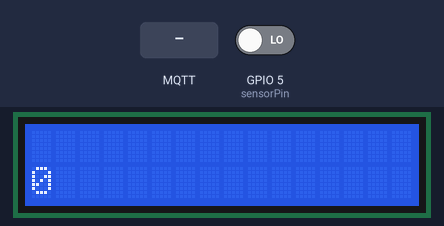
A sketch run on a simulated ESP32. Parts: 16×2 character LCD. The inputs (shaded band) are chosen by the test bench; at power-on: GPIO 5 (sensorPin) LOW. WiFi joins after 1.5 s; servers stay silent unless stated; the local clock reads 2024-03-15 10:24:30 at power-on unless the sketch sets it; random numbers use the default seed unless the sketch sets one; EEPROM starts erased; no MQTT or app messages arrive unless stated; what the sketch prints to the serial monitor is not drawn.

Above: at 1.8 s.
1.9 s: GPIO 5 (sensorPin) driven HIGH
At 3.1 s:
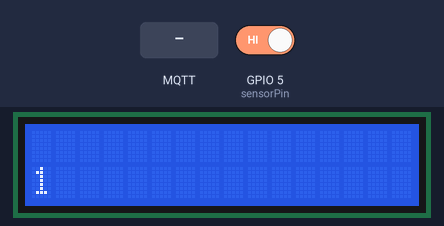
3.4 s: MQTT message "1" arrives on the first subscribed topic
4.9 s: MQTT message "on" arrives on the first subscribed topic
Timing chart, 0 to 7.9 s (numbered marks = the images above; inputs shaded):
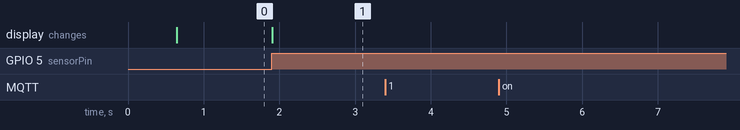

The sketch:

esp32_elan_code_prefrences_multithreaded.ino
```cpp
#ifdef ESP8266
 #include <ESP8266WiFi.h>
 #else
 #include <WiFi.h>
#endif

//#include "DHTesp.h"
#include <ArduinoJson.h>
#include<SPI.h>
#include<Wire.h>
#include <PubSubClient.h>
#include <WiFiClientSecure.h>
#include <LiquidCrystal_I2C.h>
// #include <NTPClient.h>
// #include <WiFiUdp.h>
#include<Preferences.h>
#include<time.h>


#define SCREEN_WIDTH 128 // OLED display width, in pixels
#define SCREEN_HEIGHT 64 // OLED display height, in pixels


/**** LED Settings *******/
// WiFiUDP ntpUDP;
// NTPClient timeClient(ntpUDP, "pool.ntp.org");
// const int led = 2;
const long utcOffsetInSeconds = 19800; // UTC offset for Indian Standard Time (IST) in seconds (5 hours + 30 minutes)

//Set LED pin as GPIO5
/****** WiFi Connection Details *******/
// const char* ssid = "";
// const char* password = "";
// const char* backupSsid = "ankit" ;
// const char* backupPassword = "anki1234";

String ssid = "";
String password = "";
const char* backupSsid = "ankit" ;
const char* backupPassword = "anki1234";

unsigned int count;
unsigned int mqqtLastCount = 0;
unsigned int nvsLastCount = 0;

// unsigned long epochTime;

int sensorPin = 5;

String company = "XYZ";
String machineSiteId = "HDR-01";


const char* machineTopic = "PMP_data_test_HDR-01";
const char* configWiFiTopicPrecede = "config/update/wifi/";
const char* configMqttTopicPrecede = "config/update/mqtt/";
const char* configCompanyTopicPrecede = "config/update/company/";
const char* configResetCounter = "config/update/counter/";
const char* publishMsgTopicPrecede = "message/";

String resultMqttTopic = "";
String resultWiFiTopic = "";
String resultCompanyTopic = "";
String resultPublishTopic = "";
String resultCounterResetTopic = "";

const char* wifiStatus = "WiFi NA";

String deviceId = "";


Preferences preferences;


LiquidCrystal_I2C lcd(0x27,16,2);  // set the LCD address to 0x27 for a 16 chars and 2 line display

/******* MQTT Broker Connection Details *******/
const char* mqtt_server = " d08900cfdef5463098201f44a1532917.s2.eu.hivemq.cloud";
const char* mqtt_username = "ankit";
const char* mqtt_password = "Ankit@123";
const int mqtt_port =8883;

WiFiClientSecure espClient;

/**** Time NTP CLient *****/
const char* ntpServer = "pool.ntp.org";
const long  gmtOffset_sec = 19800;
const int   daylightOffset_sec = 0;
struct tm timeinfo;

const unsigned long interval = 60000;  // 1 minute in milliseconds
unsigned long lastMinuteMillis = 0; // Time of the last minute
int count1=0;
int feed=0;
unsigned long last_mqtt_send_time = 0;

/**** MQTT Client Initialisation Using WiFi Connection *****/
PubSubClient client(espClient);

int lastSensorValue = LOW;

#define MQTT_KEEP_ALIVE_INTERVAL 86400 // 24 hours
const unsigned long mqtt_send_interval = 5000;

DynamicJsonDocument doc(1024);


void setup_wifi() {
  delay(10);

  ssid = preferences.getString("SSID",backupSsid);
  password = preferences.getString("PASSWORD",backupPassword);

  bool usingBackup = false; // Flag to check if backup password is being used

  if (ssid == backupSsid && password == backupPassword) {
    usingBackup = true;
  }


  WiFi.mode(WIFI_STA);
  WiFi.begin(ssid.c_str(), password.c_str());

  if (WiFi.status() != WL_CONNECTED) {
    delay(500);
    wifiStatus = "WiFi NA";
    Serial.println("WiFi NA.........");
  }

  randomSeed(micros());
  if(WiFi.status() == WL_CONNECTED){
    Serial.println("\nWiFi connected IP address: ");
    Serial.print("\nConnecting to ");
    Serial.println(ssid+"...   "+password);
    wifiStatus = "WiFi Conn..";
    Serial.println(WiFi.localIP());
    if (usingBackup) {
    Serial.println("Connected using backup SSID and password");
    } else {
      Serial.println("Connected using stored SSID and password");
    }
  }

}
void reconnect() {
  // Loop until we're reconnected
  if (!client.connected()) {
    Serial.println("Attempting MQTT connection...");
    String clientId = "MQTT_FX_Client";   // Create a random client ID
    clientId += String(random(0xffff), HEX);
    // Attempt to connect
    if (client.connect(clientId.c_str(), mqtt_username, mqtt_password)) {
      Serial.println("connected to Mqtt");

      client.subscribe(configMqttTopicPrecede);
      client.subscribe(configWiFiTopicPrecede);
      client.subscribe(configResetCounter);
      // break;

    } else {
      Serial.print("failed, rc=");
      Serial.print(client.state());
      Serial.println(" try again in 5 seconds");   // Wait 5 seconds before retrying
      delay(5000);
    }
  }
}
void callback(char* topic, byte* payload, unsigned int length) {
  String incommingMessage = "";
  for (int i = 0; i < length; i++) incommingMessage+=(char)payload[i];

  Serial.println("Message arrived ["+String(topic)+"]"+incommingMessage);

  if(String(topic) == resultWiFiTopic){
    DynamicJsonDocument wifidoc(1024);
    deserializeJson(wifidoc, incommingMessage);
    ssid = wifidoc["ssid"].as<String>();
    password = wifidoc["password"].as<String>();
    preferences.putString("SSID", ssid);
    preferences.putString("PASSWORD", password);
    setup_wifi();
  }

  else if(String(topic) == resultMqttTopic){
    DynamicJsonDocument mqttdoc(1024);
    deserializeJson(doc, incommingMessage);
    mqtt_server = mqttdoc["mqttServer"];
    mqtt_username = mqttdoc["mqttUsername"];
    mqtt_password = mqttdoc["mqttPassword"];
    reconnect();

  }

  else if(String(topic) == resultCounterResetTopic){
    count = 0;
    preferences.putUInt("counter", count);
  }
}
void publishMessage(const char* topic, String payload , boolean retained){
  if(!client.connected())
    reconnect();
  if (client.publish(topic, payload.c_str(), true))
      Serial.println("Message publised ["+String(topic)+"]: "+payload);
}
void setup() {

  Serial.begin(115200);
  preferences.begin("my-app", false);   // initialize perfernces
  while (!Serial) delay(1);
  setup_wifi();

  deviceId = WiFi.macAddress();

  resultMqttTopic  = String(configMqttTopicPrecede) + deviceId;
  resultWiFiTopic = String(configWiFiTopicPrecede) + deviceId;
  resultCompanyTopic = String(configCompanyTopicPrecede) + deviceId;
  resultPublishTopic = String(publishMsgTopicPrecede) + company + "/" + deviceId;
  resultCounterResetTopic = String(configResetCounter) +  deviceId;


  configMqttTopicPrecede = resultMqttTopic.c_str();
  configWiFiTopicPrecede = resultWiFiTopic.c_str();
  configCompanyTopicPrecede = resultCompanyTopic.c_str();
  publishMsgTopicPrecede = resultPublishTopic.c_str();
  configResetCounter = resultCounterResetTopic.c_str();


  Serial.println(configMqttTopicPrecede);
  Serial.println(configWiFiTopicPrecede);
  Serial.println(configCompanyTopicPrecede);
  Serial.println(publishMsgTopicPrecede);


  configTime(gmtOffset_sec, daylightOffset_sec, ntpServer); //configure time


  espClient.setInsecure();

  client.setServer(mqtt_server, mqtt_port);
  client.setCallback(callback);
  client.setKeepAlive(MQTT_KEEP_ALIVE_INTERVAL);
  reconnect();

  count = 0 ;

  lcd.init();                      // initialize the lcd
  // Print a message to the LCD.
  lcd.backlight();
  lcd.setCursor(0,0);
  // lcd.print(machineSiteId);

  xTaskCreatePinnedToCore(
      publishMqttMessage, // Task function
      "publishMqttMessage", // Task name
      10000, // Stack size
      NULL, // Task parameters (pointer to the dynamically allocated memory)
      1, // Priority (higher priority than loop task)
      NULL, // Task handle
      0 // Core to run the task on (0 or 1)
    );
}
void loop() {
  // lcd.clear();
  // lcd.setCursor(0,0);
  // lcd.print(machineSiteId);
  // lcd.setCursor(7,0);
  // lcd.print(&timeinfo, "%H:%M:%S");
  // lcd.setCursor(7,1);
  // lcd.print(wifiStatus);
  // Serial.println(wifiStatus);
  // Serial.println(&timeinfo, "%A, %B %d %Y %H:%M:%S");
    // Serial.println(" count from another thread is "+ String(count)+" mqqtLastCount is "+String(mqqtLastCount));

    if (WiFi.status() != WL_CONNECTED) {
      // lcd.clear();
      wifiStatus = "WiFi NA";
      // Serial.println("Not connected to Wi-Fi. Reconnecting...");
      setup_wifi(); // Reconnect to Wi-Fi
      configTime(gmtOffset_sec, daylightOffset_sec, ntpServer); //configure time
      reconnect(); // Reconnect to MQTT broker
    }
    if(!getLocalTime(&timeinfo)){
    // Serial.println("Failed to obtain time");
    return;
    }
    client.loop();

  if(mqqtLastCount < count && millis() - last_mqtt_send_time >= mqtt_send_interval) {
      preferences.putUInt("counter", count);
      doc.clear();
      doc["deviceId"] = deviceId;
      doc["siteId"] = machineSiteId;
      doc["count"] = count;
      doc["publishedTime"] = mktime(&timeinfo);
      doc["nodeMcuCode"] = String(deviceId)+"_"+machineSiteId;

      char mqtt_message[400];
      serializeJson(doc, mqtt_message);
      mqqtLastCount = count;
      last_mqtt_send_time = millis();
      delay(5000);
      publishMessage(publishMsgTopicPrecede, mqtt_message, true);
  }

}
void publishMqttMessage(void * parameter) {

  while(true){

    int sensorValue = digitalRead(sensorPin);

  if(sensorValue==HIGH  && lastSensorValue == LOW)
  {
      if(count==0){
        count = preferences.getUInt("counter", 0);
      }

    count++;
    Serial.println(count);

    count1++;

    unsigned long milli = millis();

    // Check if a minute has passed

    if (milli - lastMinuteMillis >= interval) {
      // Calculate events per minute
      float eventsPerMinute = count1 / ((milli - lastMinuteMillis) / 60000.0);
      lcd.setCursor(7,0);
      lcd.print("F");
      lcd.setCursor(9,0);
      lcd.print(eventsPerMinute);
      feed = count1;
      Serial.println("feed is ---------------------->"+ String(feed));

    // //   // Reset event count and update last minute time
      count1 = 0;
      lastMinuteMillis = milli;
    }

  }
  lastSensorValue = sensorValue;
  lcd.setCursor(0,1);
  lcd.print(count);
  }
}
```

Measured:
- after the input at 1.9 s, the display: changes at once (image 1)
- after the input at 3.4 s, every drawn part: stays the same
- after the input at 4.9 s, every drawn part: stays the same
